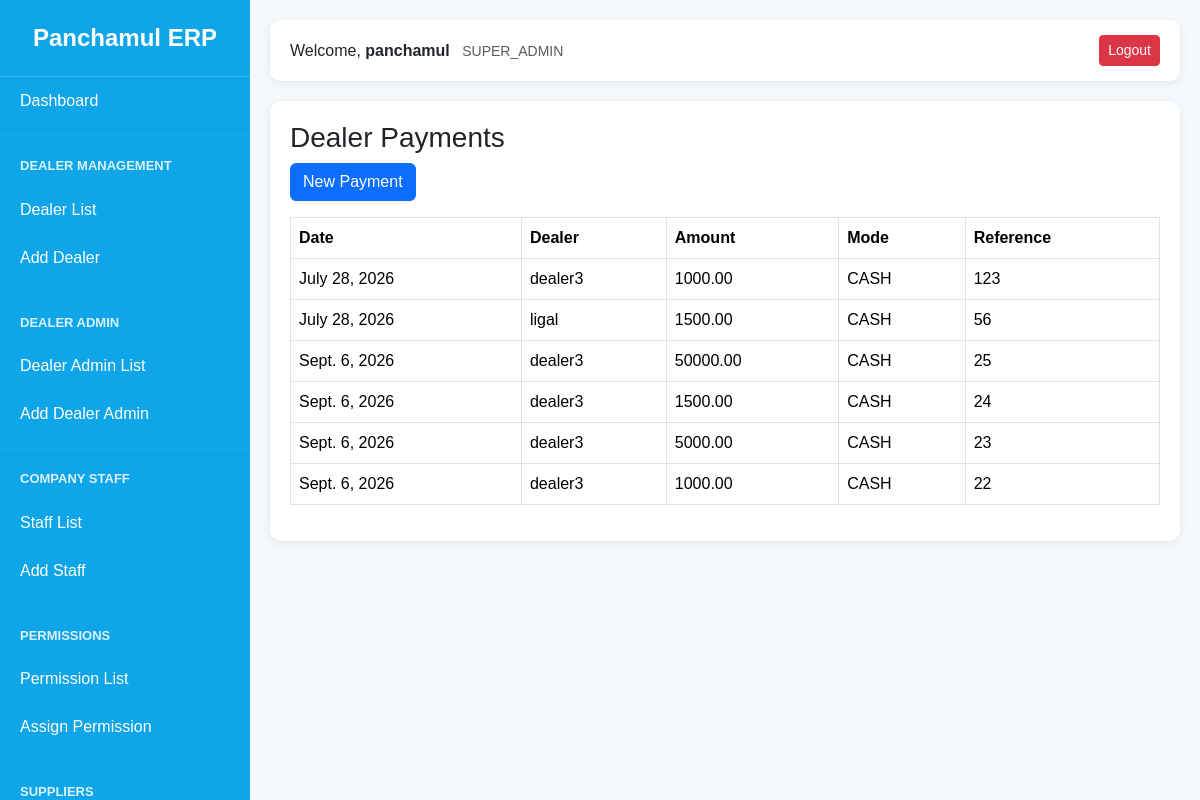
/dealers/payments/ (signed in), run on the app's committed database.
### accounts/models.py (models this page shows, shortened)
class User(AbstractUser):
    ROLE_CHOICES = (
        ('SUPER_ADMIN', 'Super Admin'),
        ('COMPANY_STAFF', 'Company Staff'),
        ('DEALER_ADMIN', 'Dealer Admin'),
        ('DEALER_STAFF', 'Dealer Staff'),
    )
    role = models.CharField(
        max_length=20,
        choices=ROLE_CHOICES
    )
    phone = models.CharField(
        max_length=20,
        blank=True,
        null=True
    )
    is_active_user = models.BooleanField(
        default=True
    )

### dealers/models.py (models this page shows, shortened)
class DealerPayment(models.Model):
    PAYMENT_MODES = (
        ('CASH', 'Cash'),
        ('BANK', 'Bank'),
        ('ONLINE', 'Online'),
    )
    dealer = models.ForeignKey(
        Dealer,
        on_delete=models.CASCADE
    )
    payment_date = models.DateField()
    amount = models.DecimalField(
        max_digits=12,
        decimal_places=2
    )
    payment_mode = models.CharField(
        max_length=20,
        choices=PAYMENT_MODES
    )
    reference_no = models.CharField(
        max_length=100,
        blank=True,
        null=True
    )
    remarks = models.TextField(
        blank=True,
        null=True
    )
    created_by = models.ForeignKey(
        settings.AUTH_USER_MODEL,
        on_delete=models.SET_NULL,
        null=True
    )
    created_at = models.DateTimeField(
        auto_now_add=True
    )

class Dealer(models.Model):
    name = models.CharField(max_length=200)
    address = models.TextField()
    phone = models.CharField(max_length=20)
    email = models.EmailField(
        blank=True,
        null=True
    )
    created_by = models.ForeignKey(
        settings.AUTH_USER_MODEL,
        on_delete=models.SET_NULL,
        null=True,
        related_name='dealers'
    )
    is_active = models.BooleanField(
        default=True
    )
    created_at = models.DateTimeField(
        auto_now_add=True
    )

### dealers/views.py (the view)
@login_required
def dealer_payment_list(request):
    payments = DealerPayment.objects.select_related(
        'dealer'
    ).order_by(
        '-id'
    )
    return render(
        request,
        'dashboard/dealer/dealer_payment_list.html',
        {
            'payments': payments
        }
    )

### accounts/context_processors.py (called while the page is built)
def user_permissions(request):
    permissions = {}
    if request.user.is_authenticated:
        perms = ModulePermission.objects.filter(
            user=request.user
        )
        for p in perms:
            permissions[p.module] = p
    return {
        'user_permissions': permissions
    }

### templates/dashboard/dealer/dealer_payment_list.html
{% extends 'dashboard/base.html' %}
{% block content %}
<div class="card-box">
    <h3>Dealer Payments</h3>
    <a href="{% url 'dealer_payment_create' %}"
       class="btn btn-primary mb-3">
       New Payment
    </a>
    <table class="table table-bordered">
        <thead>
            <tr>
                <th>Date</th>
                <th>Dealer</th>
                <th>Amount</th>
                <th>Mode</th>
                <th>Reference</th>
            </tr>
        </thead>
        <tbody>
        {% for p in payments %}
            <tr>
                <td>
                    {{ p.payment_date }}
                </td>
                <td>
                    {{ p.dealer.name }}
                </td>
                <td>
                    {{ p.amount }}
                </td>
                <td>
                    {{ p.payment_mode }}
                </td>
                <td>
                    {{ p.reference_no }}
                </td>
            </tr>
        {% endfor %}
        </tbody>
    </table>
</div>
{% endblock %}

### templates/dashboard/base.html (shortened to what this page needs)
<!DOCTYPE html>
<html lang="en">
<head>
    <link href="https://cdn.jsdelivr.net/npm/bootstrap@5.3.3/dist/css/bootstrap.min.css"
          rel="stylesheet">
</head>
<body>
<div class="sidebar" id="sidebar">
    <div class="logo">
        Panchamul ERP
    </div>
    {% if request.user.role == 'SUPER_ADMIN' %}
        <a href="{% url 'super_dashboard' %}">
            Dashboard
        </a>
    {% else %}
        <a href="{% url 'staff_dashboard' %}">
            Dashboard
        </a>
    {% endif %}
    {% if request.user.role == 'SUPER_ADMIN' or user_permissions.DEALER.can_view %}
    <hr>
    <div class="menu-title">
        Dealer Management
    </div>
    <a href="{% url 'dealer_list' %}">
        Dealer List
    </a>
    {% if request.user.role == 'SUPER_ADMIN' or user_permissions.DEALER.can_add %}
    <a href="{% url 'dealer_create' %}">
        Add Dealer
    </a>
    {% endif %}
    {% endif %}
    {% if request.user.role == 'SUPER_ADMIN' %}
    <hr>
    <div class="menu-title">
        Dealer Admin
    </div>
    <a href="{% url 'dealer_admin_list' %}">
        Dealer Admin List
    </a>
    <a href="{% url 'dealer_admin_create' %}">
        Add Dealer Admin
    </a>
    {% endif %}
    {% if request.user.role == 'SUPER_ADMIN' %}
    <hr>
    <div class="menu-title">
        Company Staff
    </div>
    <a href="{% url 'staff_list' %}">
        Staff List
    </a>
    <a href="{% url 'staff_create' %}">
        Add Staff
    </a>
    {% endif %}
    {% if request.user.role == 'SUPER_ADMIN' %}
    <hr>
    <div class="menu-title">
        Permissions
    </div>
    <a href="{% url 'permission_list' %}">
        Permission List
    </a>
    <a href="{% url 'permission_assign' %}">
        Assign Permission
    </a>
    {% endif %}
    {% if request.user.role == 'SUPER_ADMIN' or can_product %}
    <hr>
    <div class="menu-title">
        Suppliers
    </div>
    {% endif %}
</div>
<div class="content">
    <div class="topbar d-flex justify-content-between align-items-center">
        <div>
            Welcome,
            <strong>
                {{ request.user.username }}
            </strong>
            <small class="text-muted ms-2">
                {{ request.user.role }}
            </small>
        </div>
        <div>
            <a href="{% url 'logout' %}"
               class="btn btn-danger btn-sm">
                Logout
            </a>
        </div>
    </div>
    {% block content %}
    {% endblock %}
</div>
</body>
</html>

### templates/dashboard/base.html (style rules this page uses)
body { margin:0; background:#f5f9fc; font-family: Arial, sans-serif; }
.sidebar { width:250px; height:100vh; position:fixed; top:0; left:0; background:#0EA5E9; color:white; overflow-y:auto; }
.logo { text-align:center; padding:20px; font-size:24px; font-weight:bold; border-bottom:1px solid rgba(255,255,255,.2); }
.menu-title { padding:10px 20px; font-size:13px; font-weight:bold; text-transform:uppercase; opacity:.85; }
.sidebar a { display:block; padding:12px 20px; color:white; text-decoration:none; transition:.3s; }
.content { margin-left:250px; padding:20px; }
.topbar { background:white; padding:15px 20px; border-radius:10px; box-shadow:0 2px 10px rgba(0,0,0,.08); margin-bottom:20px; }
.card-box { background:white; padding:20px; border-radius:12px; box-shadow:0 2px 10px rgba(0,0,0,.08); margin-bottom:20px; }
hr { margin:10px 0; border-color:rgba(255,255,255,.2); }

### data on the page
User: user.username "panchamul", user.role "SUPER_ADMIN"
DealerPayment: payment_date "July 28, 2026", dealer.name "dealer3", amount "1000.00", payment_mode "CASH", reference_no "123"
DealerPayment: payment_date "July 28, 2026", dealer.name "ligal", amount "1500.00", payment_mode "CASH", reference_no "56"
DealerPayment: payment_date "Sept. 6, 2026", dealer.name "dealer3", amount "50000.00", payment_mode "CASH", reference_no "25"
DealerPayment: payment_date "Sept. 6, 2026", dealer.name "dealer3", amount "1500.00", payment_mode "CASH", reference_no "24"
DealerPayment: payment_date "Sept. 6, 2026", dealer.name "dealer3", amount "5000.00", payment_mode "CASH", reference_no "23"
DealerPayment: payment_date "Sept. 6, 2026", dealer.name "dealer3", amount "1000.00", payment_mode "CASH", reference_no "22"
